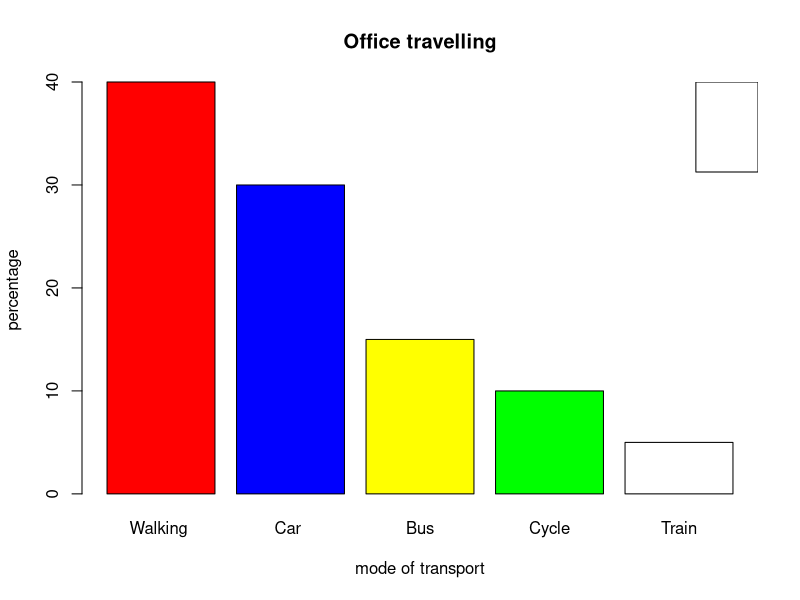

Write the R code that produced this figure. (Note: this script raises an error after producing the figure.)
count <- c(40, 30, 15, 10,5)
cols = c("red","blue","yellow","green","white")
lbls <- c("Walking ","Car ","Bus","Cycle","Train")
barplot(count,col = cols, names.arg = lbls,, xlab = "mode of transport", ylab = "percentage", main 
="Office travelling")
labels = paste0(count, "%")
legend("topright", labels, cex = 0.75, fill = colors)